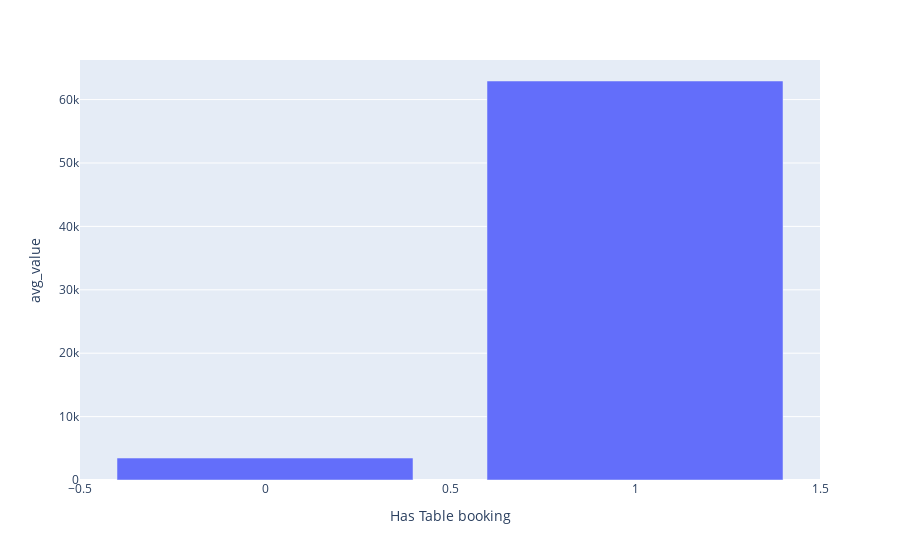

Notebook source saved alongside this figure:
### Markdown cell above
## 4.7. Os restaurantes que fazem reservas são também, na média, os restaurantes que possuem o maior valor médio de um prato para duas pessoas?

### Code cell
cols = ['Has Table booking','Average Cost for two']

df_entregas = df.loc[:,cols].groupby('Has Table booking').agg({'Average Cost for two':['mean']})

df_entregas.columns = ['avg_value']

df_entregas = df_entregas.reset_index()

fig = px.bar(df_entregas,x='Has Table booking',y='avg_value')

fig.show()

### Figure 1 — Plotly figure (JSON) as saved in the notebook; plotly's stock layout.template omitted (floating-point values rounded to 4 significant figures)
{"data": [{"alignmentgroup": "True", "hovertemplate": "Has Table booking=%{x}<br>avg_value=%{y}<extra></extra>", "legendgroup": "", "marker": {"color": "#636efa", "pattern": {"shape": ""}}, "name": "", "offsetgroup": "", "orientation": "v", "showlegend": false, "textposition": "auto", "type": "bar", "x": [0, 1], "xaxis": "x", "y": [3461.0, 62930.0], "yaxis": "y"}], "layout": {"autosize": true, "barmode": "relative", "legend": {"tracegroupgap": 0}, "margin": {"t": 60}, "xaxis": {"anchor": "y", "autorange": true, "domain": [0, 1], "range": [-0.5, 1.5], "title": {"text": "Has Table booking"}, "type": "linear"}, "yaxis": {"anchor": "x", "autorange": true, "domain": [0, 1], "range": [0, 66240.0], "title": {"text": "avg_value"}, "type": "linear"}}}
